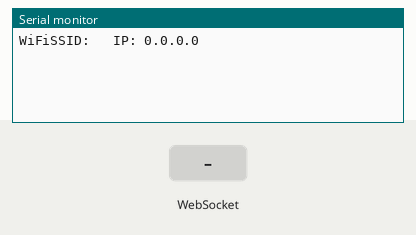
Simulated run of this program. Board: ESP32-C3. On the bench: the last lines printed to the serial monitor. The inputs (shaded band) are chosen by the test bench. Storage starts empty.

Above: at 2.2 s.
2.3 s: WebSocket text "1" received
At 2.8 s:
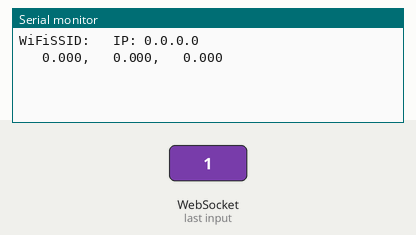
4.5 s: WebSocket text "0" received
At 4.9 s:
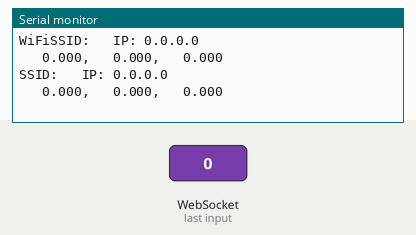

The program:

main.cpp
```cpp
#include <Arduino.h>
#include <LittleFS.h>
#include <ESPAsyncWebSrv.h>
#include <ESPmDNS.h>
#define PIN 8
#define NAME "mysvr"

AsyncWebServer svr(80);
AsyncWebSocket ws("/ws");
float col[3]={};

void onWS(AsyncWebSocket *ws,AsyncWebSocketClient *client,AwsEventType type,void *arg,uint8_t *data,size_t len){
	if(type==WS_EVT_DATA){
		AwsFrameInfo *info=(AwsFrameInfo*)arg;
		if(info->final&&info->index==0&&info->len==len){
			for(uint8_t i=0;i<3;i++)col[i]=*(float*)(data+(i<<2));
			neopixelWrite(PIN,col[0],col[1],col[2]);
			Serial.printf("%8.3f,%8.3f,%8.3f\n",col[0],col[1],col[2]);
		}
	}
}

void setup(){
	Serial.begin(9600);LittleFS.begin();neopixelWrite(PIN,16,0,0);
	delay(1000);
	WiFi.softAP(NAME);Serial.printf("WiFi");
	neopixelWrite(PIN,0,16,0);
	MDNS.begin(NAME);
	ws.onEvent(onWS);svr.addHandler(&ws);
	svr.onNotFound([](AsyncWebServerRequest *request){request->redirect("/");});
	svr.serveStatic("/",LittleFS,"/").setDefaultFile("index.html");
	svr.begin();
}
void loop(){
	Serial.printf("SSID: %s  IP: %s\n",WiFi.SSID().c_str(),WiFi.localIP().toString().c_str());
	delay(2000);
}
```

Measured:
- after the input at 2.3 s, the serial monitor: prints a new line at once (image 1)
